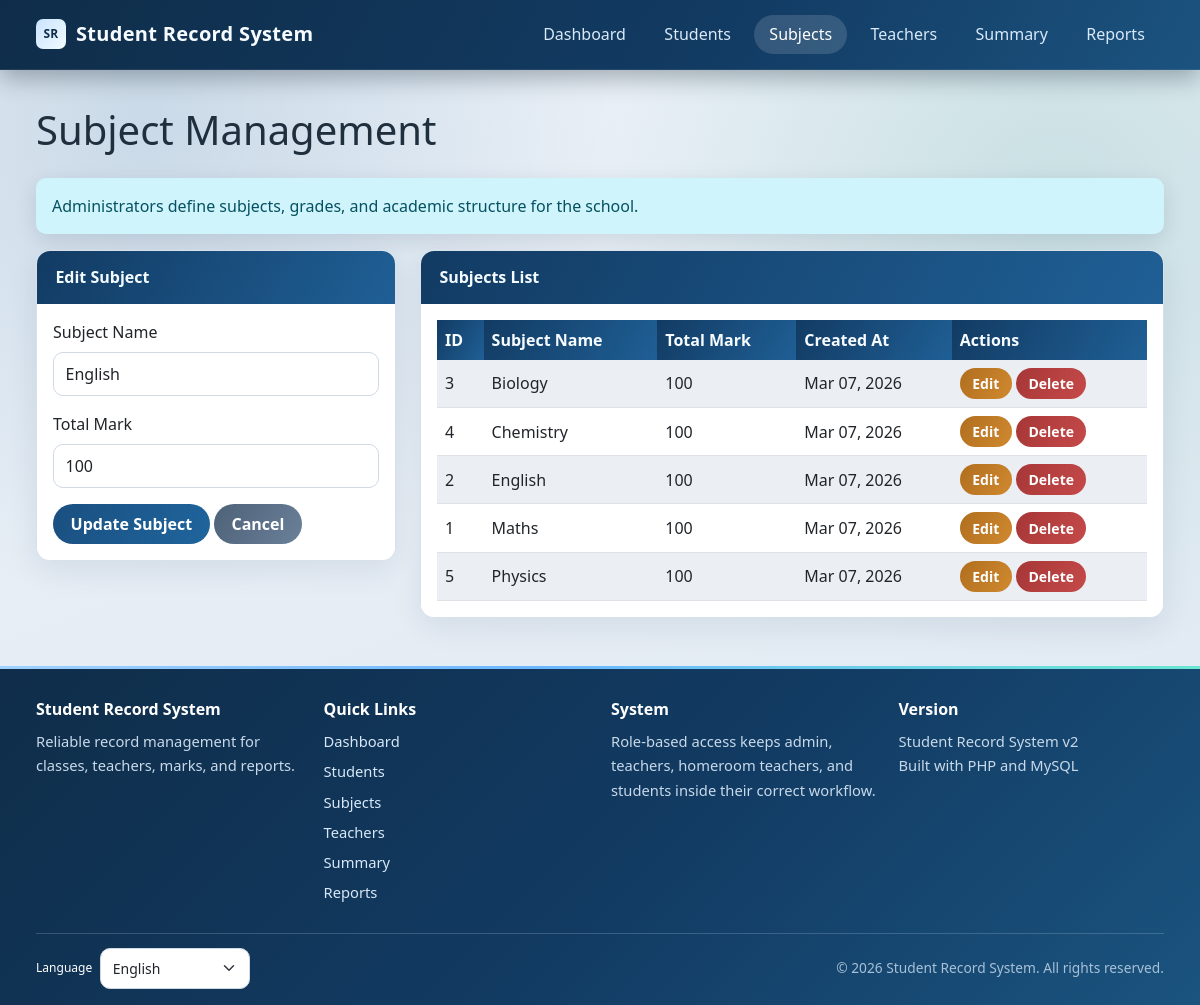
The page /pages/subjects.php?edit=2 (signed in) on the database its author committed.
### tables this page shows
CREATE TABLE IF NOT EXISTS subjects (
    subject_id INT AUTO_INCREMENT PRIMARY KEY,
    subject_name VARCHAR(100) NOT NULL,
    total_mark INT NOT NULL DEFAULT 100,
    created_at TIMESTAMP DEFAULT CURRENT_TIMESTAMP
);

### auth/auth_helper.php (called while the page is built, shortened)
<?php
require_once __DIR__ . '/../config/localization.php';
function hasRole($role) {
    return isset($_SESSION['role']) && $_SESSION['role'] === $role;
}
function isAdmin() {
    return hasRole('admin');
}
function isTeacher() {
    return hasRole('teacher');
}
function isStudent() {
    return hasRole('student');
}
function canViewStudentDirectory() {
    return isAdmin() || isTeacher();
}
function canAccessStudentRecords() {
    return canViewStudentDirectory();
}
function canManageSubjects() {
    return isAdmin();
}
function canViewOwnAcademicRecords() {
    return isStudent();
}
function canGenerateSchoolReports() {
    return isAdmin();
}
function canCompileFinalResults() {
    return isAdmin() || isHomeroomTeacher();
}
function canGenerateStudentReports() {
    return canGenerateSchoolReports() || isHomeroomTeacher();
}
function canViewStudentReports() {
    return canGenerateStudentReports() || canViewOwnAcademicRecords();
}
function canAccessSummary() {
    return canCompileFinalResults();
}
function getCsrfToken() {
    return $_SESSION['csrf_token'];
}
?>

### pages/subjects.php (the view, shortened to what this page needs)
<?php
require_once '../auth/auth_helper.php';
$db = new Database();
$conn = $db->getConnection();
$is_admin = canManageSubjects();
$is_teacher = hasRole('teacher');
$session_teacher_id = $is_teacher ? (int)($_SESSION['teacher_id'] ?? 0) : 0;
$edit_subject = null;
if ($is_admin && isset($_GET['edit'])) {
    $subject_id = (int)$_GET['edit'];
    $result = $conn->query("SELECT * FROM subjects WHERE subject_id=$subject_id");
    $edit_subject = $result ? $result->fetch_assoc() : null;
}
if ($is_admin) {
    $subjects = $conn->query('SELECT * FROM subjects ORDER BY subject_name');
} else {
    $subjects = $conn->query("SELECT s.*
                              FROM subjects s
                              INNER JOIN teacher_subjects ts ON ts.subject_id = s.subject_id
                              WHERE ts.teacher_id = $session_teacher_id
                              ORDER BY s.subject_name");
}
$page_title = $is_admin ? 'Subject Management' : (isHomeroomTeacher() ? 'Homeroom Subject Assignments' : 'My Subject Assignments');
$info_message = $is_admin
    ? 'Administrators define subjects, grades, and academic structure for the school.'
    : 'You can review only the subjects assigned to your teacher account. Only admin can add, update, or delete subject definitions.';
$csrf_token = urlencode(getCsrfToken());
?>
<!DOCTYPE html>
<html lang="<?php echo htmlspecialchars(currentLanguageTag(), ENT_QUOTES, 'UTF-8'); ?>">
<head>
    <link href="https://cdn.jsdelivr.net/npm/bootstrap@5.3.0/dist/css/bootstrap.min.css" rel="stylesheet">
    <link href="../assets/style.css" rel="stylesheet">
</head>
<body>
    <nav class="navbar navbar-expand-lg navbar-dark bg-dark">
        <div class="container">
            <a class="navbar-brand" href="../index.php"><?php echo htmlspecialchars(t('Student Record System'), ENT_QUOTES, 'UTF-8'); ?></a>
            <div class="collapse navbar-collapse" id="navbarNav">
                <ul class="navbar-nav ms-auto">
                    <li class="nav-item">
                        <a class="nav-link" href="../index.php"><?php echo htmlspecialchars(t('Dashboard'), ENT_QUOTES, 'UTF-8'); ?></a>
                    </li>
                    <?php if (canAccessStudentRecords()): ?>
                    <li class="nav-item">
                        <a class="nav-link" href="students.php"><?php echo htmlspecialchars(t('Students'), ENT_QUOTES, 'UTF-8'); ?></a>
                    </li>
                    <?php endif; ?>
                    <li class="nav-item">
                        <a class="nav-link active" href="subjects.php"><?php echo htmlspecialchars(t('Subjects'), ENT_QUOTES, 'UTF-8'); ?></a>
                    </li>
                    <?php if (hasRole('admin')): ?>
                    <li class="nav-item">
                        <a class="nav-link" href="teachers.php"><?php echo htmlspecialchars(t('Teachers'), ENT_QUOTES, 'UTF-8'); ?></a>
                    </li>
                    <?php endif; ?>
                    <?php if (canAccessSummary()): ?>
                    <li class="nav-item">
                        <a class="nav-link" href="summary.php"><?php echo htmlspecialchars(t('Summary'), ENT_QUOTES, 'UTF-8'); ?></a>
                    </li>
                    <?php endif; ?>
                    <?php if (canViewStudentReports()): ?>
                    <li class="nav-item">
                        <a class="nav-link" href="report.php"><?php echo htmlspecialchars(t('Reports'), ENT_QUOTES, 'UTF-8'); ?></a>
                    </li>
                    <?php endif; ?>
                </ul>
            </div>
        </div>
    </nav>
    <div class="container mt-4">
        <div class="row">
            <div class="col-12">
                <h1 class="mb-4"><?php echo htmlspecialchars($page_title, ENT_QUOTES, 'UTF-8'); ?></h1>
            </div>
        </div>
        <?php if ($info_message): ?>
            <div class="alert alert-info" role="alert">
                <?php echo htmlspecialchars($info_message, ENT_QUOTES, 'UTF-8'); ?>
            </div>
        <?php endif; ?>
        <div class="row">
            <?php if ($is_admin): ?>
            <div class="col-md-4">
                <div class="card">
                    <div class="card-header">
                        <?php echo $edit_subject ? 'Edit Subject' : 'Add New Subject'; ?>
                    </div>
                    <div class="card-body">
                        <form method="POST">
                            <div class="mb-3">
                                <label for="subject_name" class="form-label">Subject Name</label>
                                <input type="text" class="form-control" id="subject_name" name="subject_name"
                                       value="<?php echo $edit_subject ? htmlspecialchars($edit_subject['subject_name'], ENT_QUOTES, 'UTF-8') : ''; ?>" required>
                            </div>
                            <div class="mb-3">
                                <label for="total_mark" class="form-label">Total Mark</label>
                                <input type="number" class="form-control" id="total_mark" name="total_mark"
                                       value="<?php echo $edit_subject ? (int)$edit_subject['total_mark'] : 100; ?>"
                                       min="1" max="100" required>
                            </div>
                            <button type="submit" class="btn btn-primary" name="<?php echo $edit_subject ? 'edit_subject' : 'add_subject'; ?>">
                                <?php echo $edit_subject ? 'Update Subject' : 'Add Subject'; ?>
                            </button>
                            <?php if ($edit_subject): ?>
                                <a href="subjects.php" class="btn btn-secondary">Cancel</a>
                            <?php endif; ?>
                        </form>
                    </div>
                </div>
            </div>
            <?php endif; ?>
            <div class="<?php echo $is_admin ? 'col-md-8' : 'col-12'; ?>">
                <div class="card">
                    <div class="card-header">
                        <?php echo $is_admin ? 'Subjects List' : 'Assigned Subjects'; ?>
                    </div>
                    <div class="card-body">
                        <div class="table-responsive">
                            <table class="table table-striped">
                                <thead>
                                    <tr>
                                        <th>ID</th>
                                        <th>Subject Name</th>
                                        <th>Total Mark</th>
                                        <th>Created At</th>
                                        <?php if ($is_admin): ?>
                                        <th>Actions</th>
                                        <?php endif; ?>
                                    </tr>
                                </thead>
                                <tbody>
                                    <?php if ($subjects && $subjects->num_rows > 0): ?>
                                        <?php while ($subject = $subjects->fetch_assoc()): ?>
                                            <tr>
                                                <td><?php echo (int)$subject['subject_id']; ?></td>
                                                <td><?php echo htmlspecialchars($subject['subject_name'], ENT_QUOTES, 'UTF-8'); ?></td>
                                                <td><?php echo (int)$subject['total_mark']; ?></td>
                                                <td><?php echo date('M d, Y', strtotime($subject['created_at'])); ?></td>
                                                <?php if ($is_admin): ?>
                                                <td>
                                                    <a href="subjects.php?edit=<?php echo (int)$subject['subject_id']; ?>"
                                                       class="btn btn-sm btn-warning">Edit</a>
                                                    <a href="subjects.php?delete=<?php echo (int)$subject['subject_id']; ?>&csrf_token=<?php echo $csrf_token; ?>"
                                                       class="btn btn-sm btn-danger"
                                                       onclick="return confirm('Are you sure you want to delete this subject? This will also delete all related marks.')">Delete</a>
                                                </td>
                                                <?php endif; ?>
                                            </tr>
                                        <?php endwhile; ?>
                                    <?php endif; ?>
                                </tbody>
                            </table>
                        </div>
                    </div>
                </div>
            </div>
        </div>
    </div>
    <?php
    include __DIR__ . '/../includes/footer.php';
    ?>
</body>
</html>

### assets/style.css (style rules this page uses)
:root { --bg-start: #ecf2f8; --bg-end: #dfe8f2; --surface: #ffffff; --surface-muted: #f4f7fb; --border: #d7e1ec; --text: #1f2f3d; --text-muted: #5f7082; --primary: #123b63; --primary-2: #1f5f95; --accent: #1c8f7a; --danger: #c13939; --success: #158a55; --shadow-soft: 0 10px 30px rgba(16, 40, 66, 0.08); --shadow-strong: 0 16px 40px rgba(16, 40, 66, 0.16); --app-shell-max-width: min(1720px, calc(100vw - 24px)); --app-shell-padding: clamp(1rem, 2vw, 2rem); }
* { margin: 0; padding: 0; box-sizing: border-box; }
html, body { min-height: 100%; }
body { font-family: "Segoe UI", Tahoma, Geneva, Verdana, sans-serif; color: var(--text); padding-top: 82px; background: radial-gradient(circle at 12% 12%, rgba(31, 95, 149, 0.16), transparent 35%), radial-gradient(circle at 88% 20%, rgba(28, 143, 122, 0.15), transparent 35%), linear-gradient(160deg, var(--bg-start) 0%, var(--bg-end) 100%); background-attachment: fixed; }
.container { position: relative; z-index: 1; max-width: var(--app-shell-max-width); padding-left: var(--app-shell-padding); padding-right: var(--app-shell-padding); }
.navbar { position: fixed; top: 0; left: 0; right: 0; z-index: 1000; padding: 0.9rem 0; background: linear-gradient(120deg, #0f2d49 0%, #123b63 60%, #1b537f 100%) !important; box-shadow: 0 8px 24px rgba(8, 24, 38, 0.32); border-bottom: 1px solid rgba(255, 255, 255, 0.08); }
.navbar-brand { display: flex; align-items: center; gap: 10px; font-weight: 700; font-size: 1.25rem; color: #f6fbff !important; letter-spacing: 0.3px; }
.navbar-brand::before { content: "SR"; display: inline-flex; align-items: center; justify-content: center; width: 30px; height: 30px; border-radius: 7px; font-size: 0.75rem; font-weight: 800; color: #0f2d49; background: linear-gradient(130deg, #c9e4ff 0%, #f3fbff 100%); }
.navbar-nav .nav-link { margin: 0 4px; border-radius: 999px; padding: 0.45rem 0.95rem !important; color: #d9e9f8 !important; font-weight: 500; transition: all 0.2s ease; }
.navbar-nav .nav-link:hover, .navbar-nav .nav-link.active { color: #ffffff !important; background: rgba(255, 255, 255, 0.14); }
.card { border: 1px solid var(--border); border-radius: 14px; background: var(--surface); box-shadow: var(--shadow-soft); overflow: hidden; }
.card-header { border: 0; padding: 0.9rem 1.15rem; font-weight: 600; color: #f4fbff; background: linear-gradient(120deg, var(--primary) 0%, var(--primary-2) 100%); }
.card-body { background: var(--surface); }
.btn { border-radius: 999px; padding: 0.52rem 1.1rem; font-weight: 600; border: none; }
.btn-sm { padding: 0.32rem 0.78rem; }
.btn-primary { color: #fff; background: linear-gradient(120deg, #1a4f80 0%, #1f659d 100%); }
.btn-warning { color: #fff; background: linear-gradient(120deg, #b06e1e 0%, #d0892f 100%); }
.btn-danger { color: #fff; background: linear-gradient(120deg, #a63636 0%, #c64a4a 100%); }
.btn-secondary { color: #fff; background: linear-gradient(120deg, #4e6278 0%, #6a8099 100%); }
.table { margin-bottom: 0; }
.table th { border: 0; color: #f5fbff; background: linear-gradient(120deg, var(--primary) 0%, var(--primary-2) 100%); }
.table td { vertical-align: middle; }
.table-striped > tbody > tr:nth-of-type(odd) > * { background-color: #f8fbff; }
.form-control, .form-select { border: 1px solid #cfd9e4; border-radius: 10px; padding: 0.56rem 0.72rem; }
.alert { border: 0; border-radius: 10px; box-shadow: 0 6px 20px rgba(16, 40, 66, 0.12); }

### rows shown on the page
subjects: subject_name "English", total_mark "100", subject_id "2", created_at "Mar 07, 2026"
subjects: subject_id "3", subject_name "Biology", total_mark "100", created_at "Mar 07, 2026"
subjects: subject_id "4", subject_name "Chemistry", total_mark "100", created_at "Mar 07, 2026"
subjects: subject_id "1", subject_name "Maths", total_mark "100", created_at "Mar 07, 2026"
subjects: subject_id "5", subject_name "Physics", total_mark "100", created_at "Mar 07, 2026"

### other values the page prints
t('Student Record System') "Student Record System"
t('Dashboard') "Dashboard"
t('Students') "Students"
t('Subjects') "Subjects"
t('Teachers') "Teachers"
t('Summary') "Summary"
t('Reports') "Reports"
$page_title "Subject Management"
$info_message "Administrators define subjects, grades, and academic structure for the school."
t('Quick Links') "Quick Links"
t('System') "System"
t('Version') "Version"
t('Built with PHP and MySQL') "Built with PHP and MySQL"
t('Language') "Language"
t('All rights reserved.') "All rights reserved."
